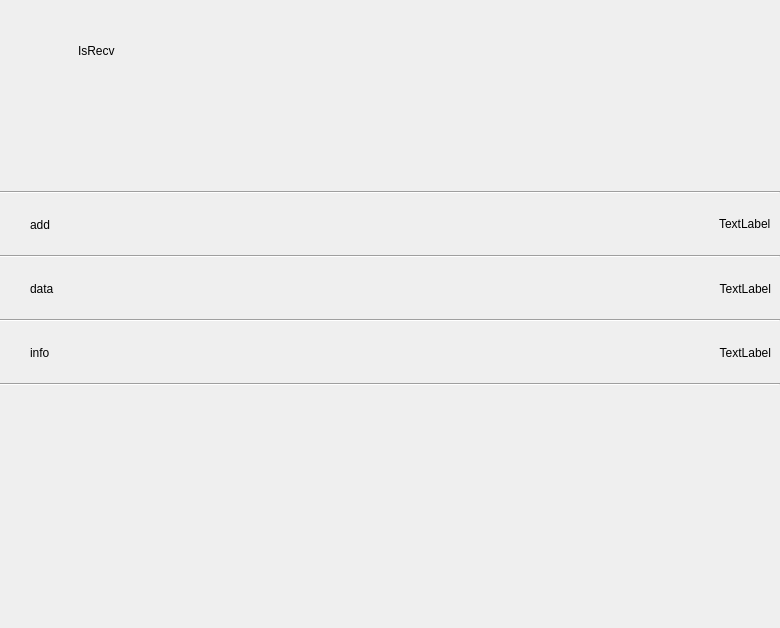
<?xml version="1.0" encoding="UTF-8"?>
<ui version="4.0">
 <class>RecvHistory</class>
 <widget class="QWidget" name="RecvHistory">
  <property name="geometry">
   <rect>
    <x>0</x>
    <y>0</y>
    <width>780</width>
    <height>628</height>
   </rect>
  </property>
  <property name="windowTitle">
   <string>Form</string>
  </property>
  <property name="styleSheet">
   <string notr="true"/>
  </property>
  <layout class="QGridLayout" name="gridLayout_4">
   <property name="leftMargin">
    <number>0</number>
   </property>
   <property name="topMargin">
    <number>0</number>
   </property>
   <property name="rightMargin">
    <number>0</number>
   </property>
   <property name="bottomMargin">
    <number>0</number>
   </property>
   <property name="spacing">
    <number>0</number>
   </property>
   <item row="0" column="0">
    <layout class="QVBoxLayout" name="verticalLayout">
     <property name="spacing">
      <number>0</number>
     </property>
     <item>
      <widget class="QFrame" name="frame_2">
       <property name="minimumSize">
        <size>
         <width>0</width>
         <height>191</height>
        </size>
       </property>
       <property name="maximumSize">
        <size>
         <width>16777215</width>
         <height>191</height>
        </size>
       </property>
       <property name="styleSheet">
        <string notr="true">border:none</string>
       </property>
       <property name="frameShape">
        <enum>QFrame::StyledPanel</enum>
       </property>
       <property name="frameShadow">
        <enum>QFrame::Raised</enum>
       </property>
       <layout class="QGridLayout" name="gridLayout_6">
        <property name="leftMargin">
         <number>30</number>
        </property>
        <item row="0" column="0">
         <layout class="QVBoxLayout" name="verticalLayout_2">
          <item>
           <layout class="QHBoxLayout" name="horizontalLayout_4">
            <property name="spacing">
             <number>7</number>
            </property>
            <item>
             <widget class="QLabel" name="label">
              <property name="minimumSize">
               <size>
                <width>41</width>
                <height>41</height>
               </size>
              </property>
              <property name="maximumSize">
               <size>
                <width>41</width>
                <height>41</height>
               </size>
              </property>
              <property name="styleSheet">
               <string notr="true">background-image: url(:/res/png/recvicon.png);border:none</string>
              </property>
              <property name="text">
               <string/>
              </property>
             </widget>
            </item>
            <item>
             <widget class="QLabel" name="label_2">
              <property name="minimumSize">
               <size>
                <width>0</width>
                <height>76</height>
               </size>
              </property>
              <property name="maximumSize">
               <size>
                <width>16777215</width>
                <height>76</height>
               </size>
              </property>
              <property name="font">
               <font/>
              </property>
              <property name="styleSheet">
               <string notr="true"/>
              </property>
              <property name="text">
               <string>IsRecv</string>
              </property>
             </widget>
            </item>
            <item>
             <spacer name="horizontalSpacer_4">
              <property name="orientation">
               <enum>Qt::Horizontal</enum>
              </property>
              <property name="sizeHint" stdset="0">
               <size>
                <width>40</width>
                <height>20</height>
               </size>
              </property>
             </spacer>
            </item>
           </layout>
          </item>
          <item>
           <widget class="QWidget" name="widget_2" native="true">
            <property name="minimumSize">
             <size>
              <width>0</width>
              <height>82</height>
             </size>
            </property>
            <property name="maximumSize">
             <size>
              <width>16777215</width>
              <height>82</height>
             </size>
            </property>
            <layout class="QGridLayout" name="gridLayout_5">
             <item row="0" column="0">
              <widget class="QLabel" name="coinEdit">
               <property name="minimumSize">
                <size>
                 <width>0</width>
                 <height>60</height>
                </size>
               </property>
               <property name="maximumSize">
                <size>
                 <width>16777215</width>
                 <height>60</height>
                </size>
               </property>
               <property name="font">
                <font>
                 <pointsize>-1</pointsize>
                </font>
               </property>
               <property name="styleSheet">
                <string notr="true">font-size : 24px;</string>
               </property>
               <property name="text">
                <string/>
               </property>
               <property name="alignment">
                <set>Qt::AlignLeading|Qt::AlignLeft|Qt::AlignTop</set>
               </property>
               <property name="buddy">
                <cstring></cstring>
               </property>
              </widget>
             </item>
            </layout>
           </widget>
          </item>
         </layout>
        </item>
       </layout>
      </widget>
     </item>
     <item>
      <widget class="Line" name="line_3">
       <property name="orientation">
        <enum>Qt::Horizontal</enum>
       </property>
      </widget>
     </item>
     <item>
      <widget class="QWidget" name="widget" native="true">
       <property name="minimumSize">
        <size>
         <width>0</width>
         <height>61</height>
        </size>
       </property>
       <property name="maximumSize">
        <size>
         <width>16777215</width>
         <height>61</height>
        </size>
       </property>
       <layout class="QGridLayout" name="gridLayout">
        <property name="leftMargin">
         <number>30</number>
        </property>
        <item row="0" column="0">
         <layout class="QHBoxLayout" name="horizontalLayout_3">
          <item>
           <widget class="QLabel" name="addlab">
            <property name="font">
             <font/>
            </property>
            <property name="styleSheet">
             <string notr="true"/>
            </property>
            <property name="text">
             <string>add</string>
            </property>
           </widget>
          </item>
          <item>
           <spacer name="horizontalSpacer_3">
            <property name="orientation">
             <enum>Qt::Horizontal</enum>
            </property>
            <property name="sizeHint" stdset="0">
             <size>
              <width>40</width>
              <height>20</height>
             </size>
            </property>
           </spacer>
          </item>
          <item>
           <widget class="QLabel" name="add_label">
            <property name="font">
             <font/>
            </property>
            <property name="styleSheet">
             <string notr="true"/>
            </property>
            <property name="text">
             <string>TextLabel</string>
            </property>
            <property name="textInteractionFlags">
             <set>Qt::LinksAccessibleByKeyboard|Qt::LinksAccessibleByMouse|Qt::TextBrowserInteraction|Qt::TextEditable|Qt::TextEditorInteraction|Qt::TextSelectableByKeyboard|Qt::TextSelectableByMouse</set>
            </property>
           </widget>
          </item>
         </layout>
        </item>
       </layout>
      </widget>
     </item>
     <item>
      <widget class="Line" name="line_4">
       <property name="orientation">
        <enum>Qt::Horizontal</enum>
       </property>
      </widget>
     </item>
     <item>
      <widget class="QFrame" name="frame_3">
       <property name="minimumSize">
        <size>
         <width>0</width>
         <height>61</height>
        </size>
       </property>
       <property name="maximumSize">
        <size>
         <width>16777215</width>
         <height>61</height>
        </size>
       </property>
       <property name="styleSheet">
        <string notr="true">border:none</string>
       </property>
       <property name="frameShape">
        <enum>QFrame::StyledPanel</enum>
       </property>
       <property name="frameShadow">
        <enum>QFrame::Raised</enum>
       </property>
       <layout class="QGridLayout" name="gridLayout_2">
        <property name="leftMargin">
         <number>30</number>
        </property>
        <item row="0" column="0">
         <layout class="QHBoxLayout" name="horizontalLayout">
          <property name="leftMargin">
           <number>0</number>
          </property>
          <property name="rightMargin">
           <number>0</number>
          </property>
          <item>
           <widget class="QLabel" name="time">
            <property name="font">
             <font/>
            </property>
            <property name="styleSheet">
             <string notr="true"/>
            </property>
            <property name="text">
             <string>data</string>
            </property>
           </widget>
          </item>
          <item>
           <spacer name="horizontalSpacer">
            <property name="orientation">
             <enum>Qt::Horizontal</enum>
            </property>
            <property name="sizeHint" stdset="0">
             <size>
              <width>40</width>
              <height>20</height>
             </size>
            </property>
           </spacer>
          </item>
          <item>
           <widget class="QLabel" name="datelabel">
            <property name="font">
             <font/>
            </property>
            <property name="styleSheet">
             <string notr="true"/>
            </property>
            <property name="text">
             <string>TextLabel</string>
            </property>
            <property name="alignment">
             <set>Qt::AlignRight|Qt::AlignTrailing|Qt::AlignVCenter</set>
            </property>
           </widget>
          </item>
         </layout>
        </item>
       </layout>
      </widget>
     </item>
     <item>
      <widget class="Line" name="line_2">
       <property name="orientation">
        <enum>Qt::Horizontal</enum>
       </property>
      </widget>
     </item>
     <item>
      <widget class="QFrame" name="frame_4">
       <property name="minimumSize">
        <size>
         <width>0</width>
         <height>61</height>
        </size>
       </property>
       <property name="maximumSize">
        <size>
         <width>16777215</width>
         <height>61</height>
        </size>
       </property>
       <property name="styleSheet">
        <string notr="true">border:none</string>
       </property>
       <property name="frameShape">
        <enum>QFrame::StyledPanel</enum>
       </property>
       <property name="frameShadow">
        <enum>QFrame::Raised</enum>
       </property>
       <layout class="QGridLayout" name="gridLayout_3">
        <property name="leftMargin">
         <number>30</number>
        </property>
        <item row="0" column="0">
         <layout class="QHBoxLayout" name="horizontalLayout_2">
          <property name="leftMargin">
           <number>0</number>
          </property>
          <property name="rightMargin">
           <number>0</number>
          </property>
          <item>
           <widget class="QLabel" name="label_3">
            <property name="styleSheet">
             <string notr="true"/>
            </property>
            <property name="text">
             <string>info</string>
            </property>
           </widget>
          </item>
          <item>
           <spacer name="horizontalSpacer_2">
            <property name="orientation">
             <enum>Qt::Horizontal</enum>
            </property>
            <property name="sizeHint" stdset="0">
             <size>
              <width>40</width>
              <height>20</height>
             </size>
            </property>
           </spacer>
          </item>
          <item>
           <widget class="QLabel" name="infolabel">
            <property name="font">
             <font/>
            </property>
            <property name="styleSheet">
             <string notr="true"/>
            </property>
            <property name="text">
             <string>TextLabel</string>
            </property>
            <property name="alignment">
             <set>Qt::AlignRight|Qt::AlignTrailing|Qt::AlignVCenter</set>
            </property>
           </widget>
          </item>
         </layout>
        </item>
       </layout>
      </widget>
     </item>
     <item>
      <widget class="Line" name="line">
       <property name="orientation">
        <enum>Qt::Horizontal</enum>
       </property>
      </widget>
     </item>
     <item>
      <spacer name="verticalSpacer">
       <property name="orientation">
        <enum>Qt::Vertical</enum>
       </property>
       <property name="sizeHint" stdset="0">
        <size>
         <width>20</width>
         <height>40</height>
        </size>
       </property>
      </spacer>
     </item>
    </layout>
   </item>
  </layout>
 </widget>
 <resources/>
 <connections/>
</ui>
